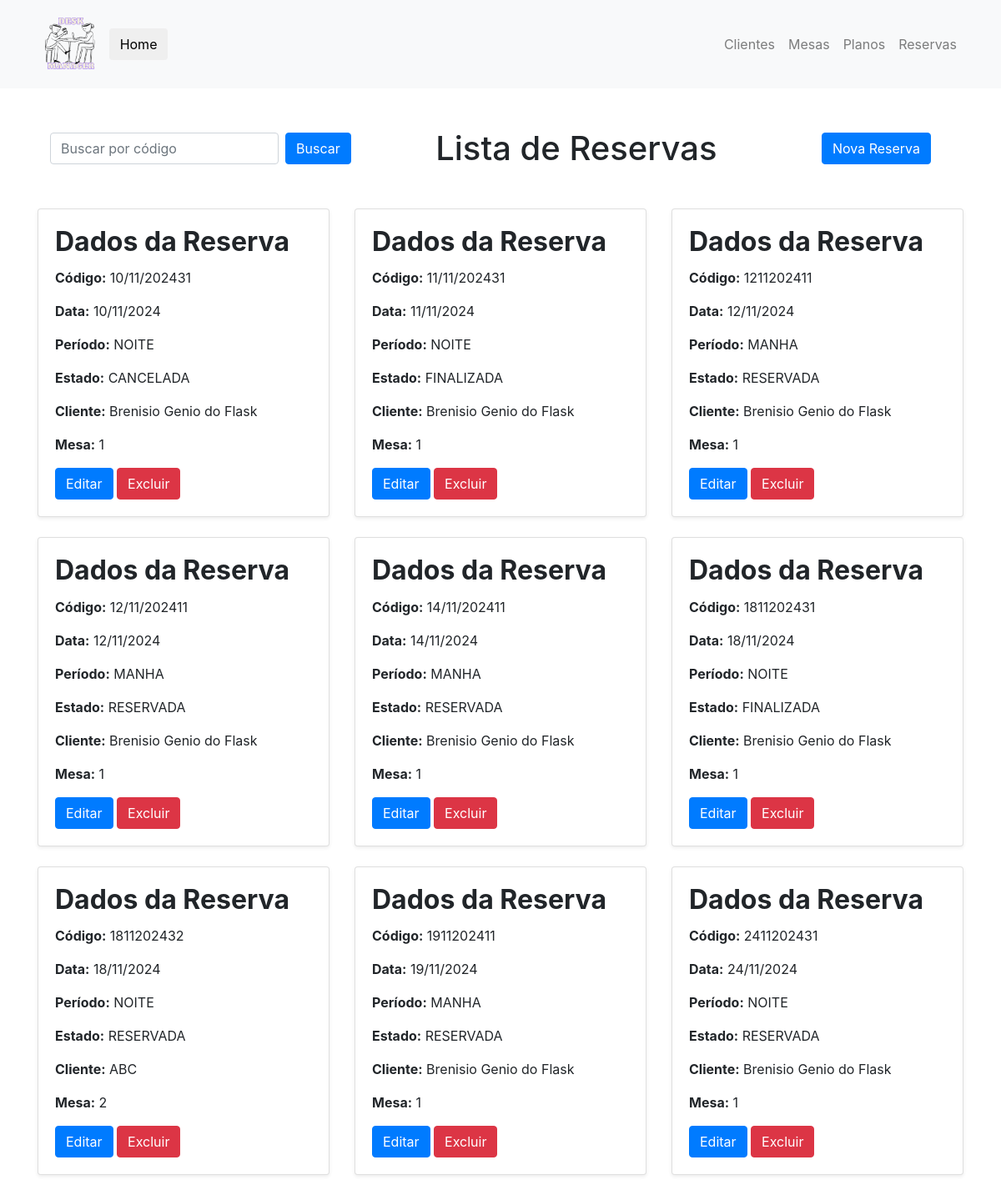
Before: /reservas with the older database file.
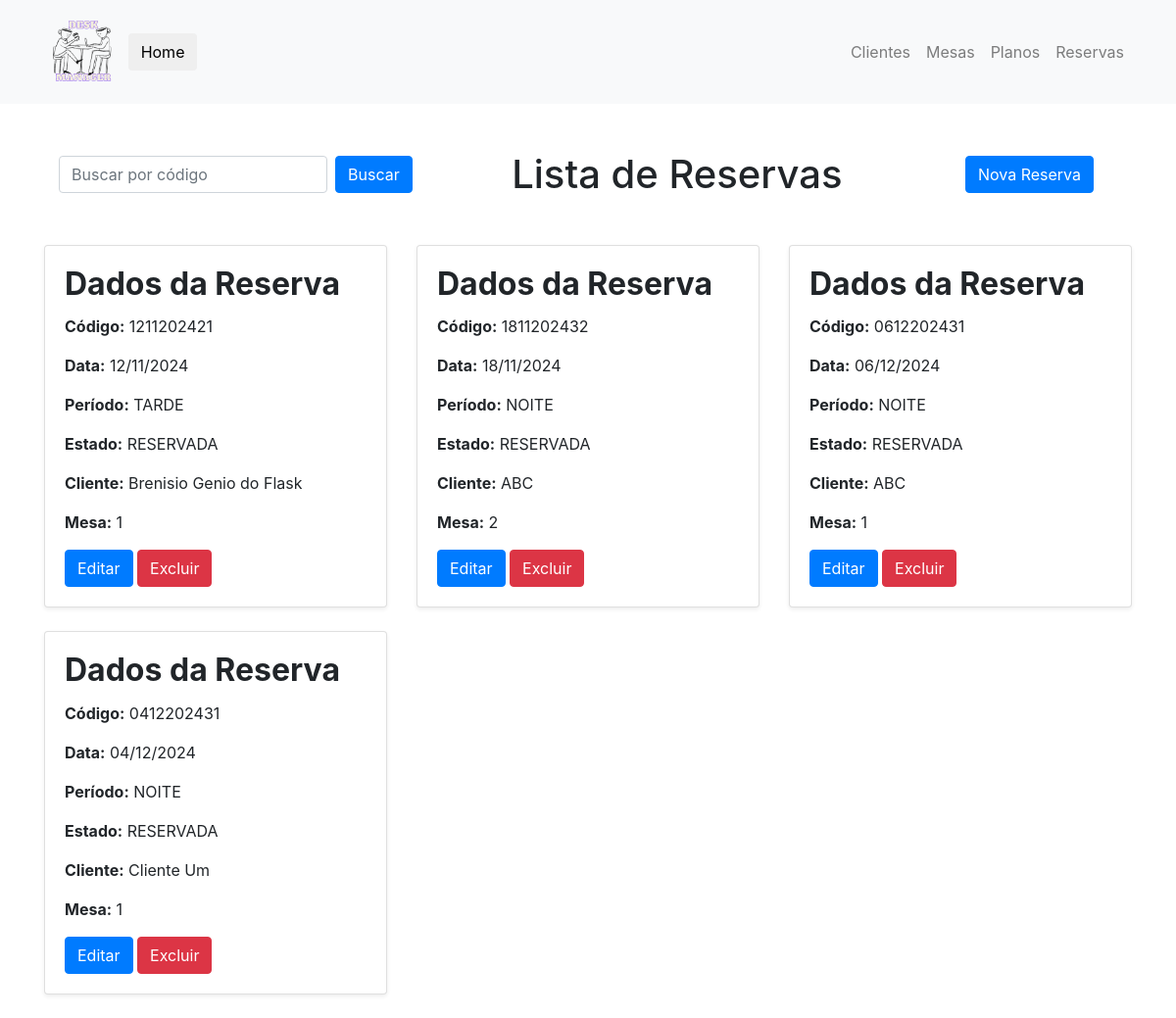
After: the same page with the newer database file.
### desk_manager/models.py (models this page shows, shortened)
class Reserva(db.Model):
    id: so.Mapped[str] = so.mapped_column(sa.String, primary_key=True, default=generate_hex_id)
    codigo: so.Mapped[str] = so.mapped_column(sa.String, unique=True ,nullable=False)
    data: so.Mapped[datetime] = so.mapped_column(sa.DateTime, nullable=False)
    periodo: so.Mapped[PeriodoReserva] = so.mapped_column(sa.Integer, nullable=False)
    estado: so.Mapped[EstadoReserva] = so.mapped_column(sa.Integer, nullable=False, default=EstadoReserva.RESERVADA)
    data_chegada: so.Mapped[datetime] = so.mapped_column(sa.DateTime, nullable=True)
    data_saida: so.Mapped[datetime] = so.mapped_column(sa.DateTime, nullable=True)
    data_cancelamento: so.Mapped[datetime] = so.mapped_column(sa.DateTime, nullable=True)
    cliente: so.Mapped[Cliente] = so.relationship(Cliente, back_populates="reservas")
    cliente_id: so.Mapped[str] = so.mapped_column(sa.String, sa.ForeignKey("cliente.id"), nullable=False)
    mesa: so.Mapped[Mesa] = so.relationship(Mesa, back_populates="reservas")
    mesa_id: so.Mapped[str] = so.mapped_column(sa.String, sa.ForeignKey("mesa.id"), nullable=False)
    def to_dict(self):
        return {
            'id': self.id,
            'codigo': self.codigo,
            'data': self.data.strftime('%d/%m/%Y'),
            'periodo': PeriodoReserva(self.periodo).name,
            'estado': EstadoReserva(self.estado).name,
            'cliente': self.cliente,
            'mesa': self.mesa
        }
    @classmethod
    def buscar_todas_reservas(cls):
        return cls.query.all()

class Cliente(db.Model):
    __tablename__ = 'cliente'
    id: so.Mapped[str] = so.mapped_column(sa.String, primary_key=True, default=generate_hex_id)
    nome: so.Mapped[str] = so.mapped_column(sa.String, nullable=False)
    cpf: so.Mapped[str] = so.mapped_column(sa.String, unique=True, nullable=False)
    telefone: so.Mapped[str] = so.mapped_column(sa.String, nullable=False)
    tipo_plano_id: so.Mapped[str] = so.mapped_column(sa.String, sa.ForeignKey("plano.id"), nullable=True)
    plano: so.Mapped["PlanoDeUso"] = so.relationship("PlanoDeUso", back_populates="clientes")
    reservas: so.Mapped[list["Reserva"]] = so.relationship("Reserva", back_populates="cliente")
    saldo: so.Mapped[int] = so.mapped_column(sa.Integer, nullable=True, default=0)

class Mesa(db.Model):
    id: so.Mapped[str] = so.mapped_column(sa.String, primary_key=True, default=generate_hex_id)
    numero: so.Mapped[str] = so.mapped_column(sa.String, unique=True, nullable=False)
    reservas: so.Mapped[list["Reserva"]] = so.relationship("Reserva", back_populates="mesa")

### desk_manager/routes/reserva.py (the view)
@RESERVA.route('/reservas')
def lista_reservas():
    reservas = Reserva.buscar_todas_reservas()
    reservas_dict = [reserva.to_dict() for reserva in reservas]
    return render_template('lista_reservas.html', reservas=reservas_dict)

### desk_manager/templates/lista_reservas.html (shortened to what this page needs)
{% extends "base.html" %}
{% block body %}
<div class="container my-5">
    <div class="d-flex justify-content-between align-items-center mb-5">
        <form id="buscarReservaForm" action="" method="GET" class="form-inline justify-content-center" onsubmit="buscarReserva(event)">
            <input type="text" id="codigoInput" class="form-control mr-2" placeholder="Buscar por código" required>
            <button type="submit" class="btn btn-primary">Buscar</button>
        </form>
        <h1 class="display-5 text-center my-0 offset-mr-1">Lista de Reservas</h1>
        <form action="{{ url_for('reserva.cadastrar_reserva') }}" method="GET" class="mx-4">
            <button type="submit" class="btn btn-primary">Nova Reserva</button>
        </form>
    </div>
</div>
    <div class="row">
        {% if reserva_escolhida %}
            <div class="col-md-6 offset-md-3">
                <h2 class="card-title"><strong>Reserva encontrada!</strong></h2>
                <div class="card shadow-sm">
                    <div class="card-body">
                        <h2 class="card-title"><strong>Dados da Reserva</strong></h2>
                        <p class="card-text"><strong>Código:</strong> {{ reserva_escolhida["codigo"] }}</p>
                        <p class="card-text"><strong>Data:</strong> {{ reserva_escolhida["data"] }}</p>
                        <p class="card-text"><strong>Período:</strong> {{ reserva_escolhida["periodo"] }}</p>
                        <p class="card-text"><strong>Estado:</strong> {{ reserva_escolhida["estado"] }}</p>
                        <p class="card-text"><strong>Cliente:</strong> {{ reserva_escolhida["cliente"].nome }}</p>
                        <p class="card-text"><strong>Mesa:</strong> {{ reserva_escolhida["mesa"].numero }}</p>
                        <a href="/editar_reserva" class="btn btn-primary">Editar</a>
                        <form action="/cadastrar_reserva" method="POST" style="display:inline;">
                            <button type="submit" class="btn btn-danger">Excluir</button>
                        </form>
                    </div>
                </div>
            </div>
        {% elif reservas %}
            {% for reserva in reservas %}
            <div class="col-md-6 col-lg-4 mb-4">
                <div class="card shadow-sm">
                    <div class="card-body">
                        <h2 class="card-title"><strong>Dados da Reserva</strong></h2>
                        <p class="card-text"><strong>Código:</strong> {{ reserva["codigo"] }}</p>
                        <p class="card-text"><strong>Data:</strong> {{ reserva["data"] }}</p>
                        <p class="card-text"><strong>Período:</strong> {{ reserva["periodo"] }}</p>
                        <p class="card-text"><strong>Estado:</strong> {{ reserva["estado"] }}</p>
                        <p class="card-text"><strong>Cliente:</strong> {{ reserva["cliente"].nome }}</p>
                        <p class="card-text"><strong>Mesa:</strong> {{ reserva["mesa"].numero }}</p>
                        <a href="{{ url_for('reserva.editar_reserva', reserva_id=reserva.id) }}" class="btn btn-primary">Editar</a>
                        <form action="{{ url_for('reserva.excluir_reserva', reserva_id=reserva.id) }}" method="POST" style="display:inline;">
                            <button type="submit" class="btn btn-danger">Excluir</button>
                        </form>
                    </div>
                </div>
            </div>
            {% endfor %}
        {% else %}
            <div class="col-12">
                <p class="text-center">Não há reservas cadastradas.</p>
            </div>
        {% endif %}
    </div>
</div>
{% endblock %}

### desk_manager/templates/base.html (shortened to what this page needs)
<!DOCTYPE html>
<html lang="pt-br">
<head>
    <link rel="stylesheet" href="https://stackpath.bootstrapcdn.com/bootstrap/4.1.3/css/bootstrap.min.css">
</head>
<body>
    <header class="navbar navbar-expand-lg navbar-light bg-light">
        <div class="container">
            <a class="navbar-brand" href="{{ url_for('home.home') }}">
                <img src="{{ url_for('static', filename='images/logo_desk_manager.png') }}" alt="Logo" style="height: 80px;">
                <button class="btn btn-secndary">Home</button>
            </a>
            <div class="collapse navbar-collapse" id="navbarNav">
                <ul class="navbar-nav ml-auto">
                    <li class="nav-item">
                        <a class="nav-link" href="{{ url_for('cliente.lista_clientes') }}">Clientes</a>
                    </li>
                        <a class="nav-link" href="{{ url_for('mesa.lista_mesas') }}">Mesas</a>
                        <a class="nav-link" href="{{ url_for('plano.lista_planos') }}">Planos</a>
                        <a class="nav-link" href="{{ url_for('reserva.lista_reservas') }}">Reservas</a>
                </ul>
            </div>
        </div>
    </header>
    <div class="container mt-4">
        {% block body %}{% endblock %}
</body>
</html>

Changed rows visible on the page:
removed Reserva: codigo "10/11/202431", data "10/11/2024", periodo "NOITE", estado "CANCELADA", cliente.nome "Brenisio Genio do Flask", mesa.numero "1"
removed Reserva: codigo "11/11/202431", data "11/11/2024", periodo "NOITE", estado "FINALIZADA", cliente.nome "Brenisio Genio do Flask", mesa.numero "1"
removed Reserva: codigo "12/11/202411", data "12/11/2024", periodo "MANHA", estado "RESERVADA", cliente.nome "Brenisio Genio do Flask", mesa.numero "1"
removed Reserva: codigo "14/11/202411", data "14/11/2024", periodo "MANHA", estado "RESERVADA", cliente.nome "Brenisio Genio do Flask", mesa.numero "1"
removed Reserva: codigo "1811202431", data "18/11/2024", periodo "NOITE", estado "FINALIZADA", cliente.nome "Brenisio Genio do Flask", mesa.numero "1"
removed Reserva: codigo "1911202411", data "19/11/2024", periodo "MANHA", estado "RESERVADA", cliente.nome "Brenisio Genio do Flask", mesa.numero "1"
removed Reserva: codigo "2411202431", data "24/11/2024", periodo "NOITE", estado "RESERVADA", cliente.nome "Brenisio Genio do Flask", mesa.numero "1"
changed Reserva "Brenisio Genio do Flask": codigo "1211202411" → "1211202421"; periodo "MANHA" → "TARDE"
added Reserva: codigo "0612202431", data "06/12/2024", periodo "NOITE", estado "RESERVADA", cliente.nome "ABC", mesa.numero "1"
added Reserva: codigo "0412202431", data "04/12/2024", periodo "NOITE", estado "RESERVADA", cliente.nome "Cliente Um", mesa.numero "1"
